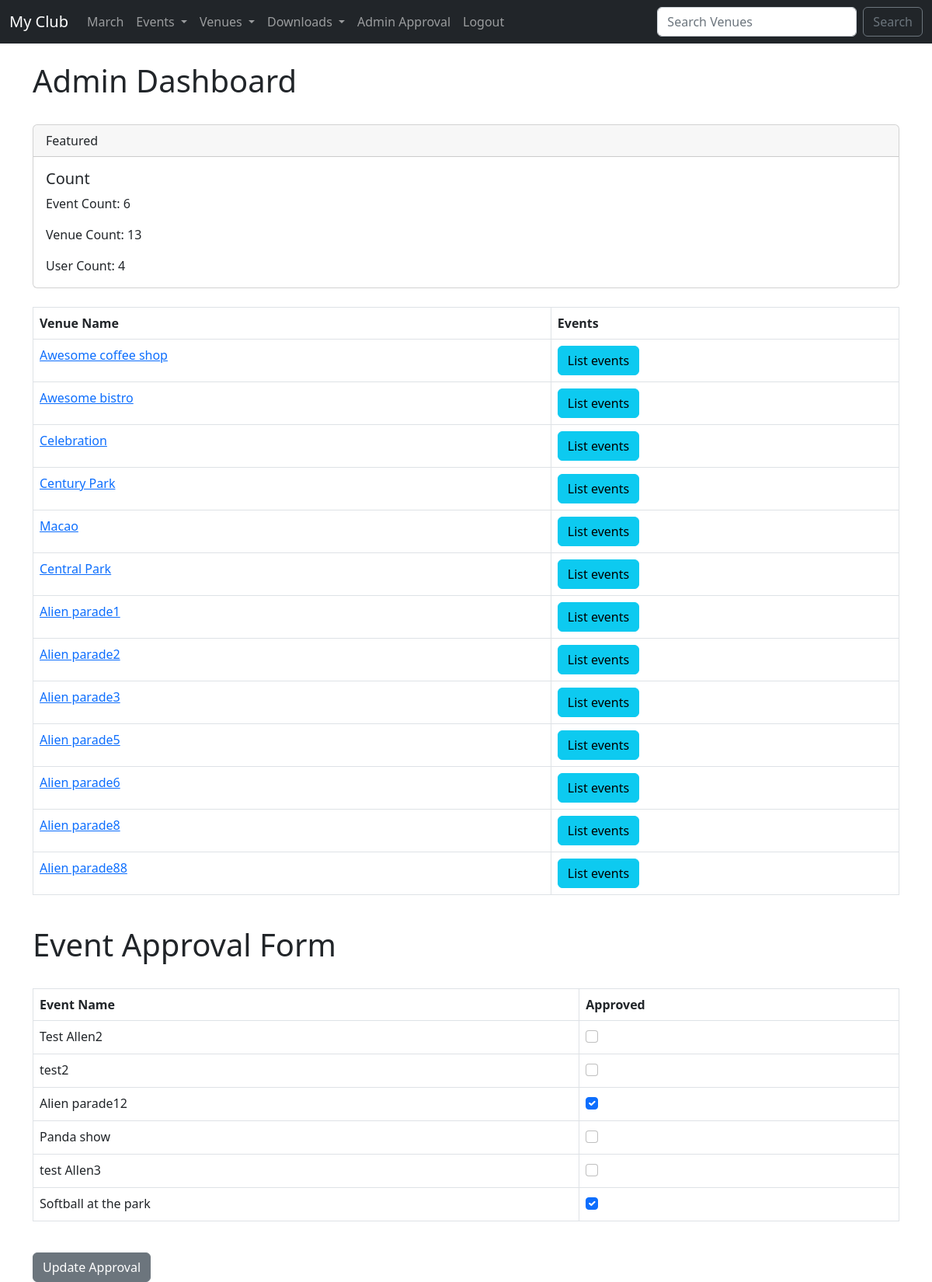
Screenshot of /admin_approval (signed in) with the database file from the repository.
### events/models.py (models this page shows, shortened)
class Venue(models.Model):
    name = models.CharField('Venue Name', max_length=120)
    address = models.CharField(max_length=300)
    zip_code = models.CharField('Zip Code',max_length=15)
    phone = models.CharField('Contact Phone', max_length=25, blank=True)
    web = models.URLField('Website Address', blank=True)
    email_address = models.EmailField('Email Address', blank=True)
    owner = models.IntegerField('Venue owner', blank=False, default=1)
    venue_image = models.ImageField(null=True, blank=True, upload_to='images/')
    def __str__(self):
        return self.name

class Event(models.Model):
    name = models.CharField('Event Name', max_length=120)
    event_date = models.DateTimeField('Event Date')
    venue = models.ForeignKey(Venue, blank=True, null=True, on_delete=models.CASCADE)
    manager = models.ForeignKey(User, blank=True, null=True, on_delete=models.SET_NULL)
    description = models.TextField(blank=True)
    attendees = models.ManyToManyField(MyClubUser, blank=True)
    approved = models.BooleanField('Approved', default=False)

### events/views.py (the view)
# urls.py: path('admin_approval', views.admin_approval, name='admin_approval'),
def admin_approval(request):
    venue_list = Venue.objects.all()
    event_count = Event.objects.all().count()
    venue_count = Venue.objects.all().count()
    user_count = User.objects.all().count()
    event_list = Event.objects.all().order_by('-event_date')
    if request.user.is_superuser:
        if request.method == 'POST':
            id_list = request.POST.getlist('boxes')
            event_list.update(approved=False)
            for i in id_list:
                Event.objects.filter(pk=int(i)).update(approved=True)
            messages.success(request, ('Event Approval Has Been Updated'))
            return redirect('list-events')
        else:
            context = {'event_list': event_list, 'event_count': event_count, 'venue_count': venue_count,
            'user_count': user_count, 'venue_list': venue_list}
            return render(request, 'events/admin_approval.html', context=context)
    else:
        messages.success(request, ('You Are Not Authorized To View This Page'))
        return redirect('home')
    return render(request, 'events/admin_approval.html')

### events/templates/events/admin_approval.html (shortened to what this page needs)
{% extends 'events/base.html' %}
{% block content %}
<h1>Admin Dashboard</h1>
<br>
<div class="card">
    <div class="card-header">
      Featured
    </div>
    <div class="card-body">
      <h5 class="card-title">Count</h5>
      <p class="card-text">Event Count: {{ event_count }}</p>
      <p class="card-text">Venue Count: {{ venue_count }}</p>
      <p class="card-text">User Count: {{ user_count }}</p>
    </div>
  </div>
<br>
<form action="" method="POST">
    <table class="table table-hover table-bordered">
        <thead>
        <tr>
            <th scope="col">Venue Name</th>
            <th scope="col">Events</th>
        </tr>
        </thead>
        <tbody>
        {% for venue in venue_list %}
        <tr>
            <td><a href="{% url 'show-venue' venue.id %}">{{ venue }}</a></td>
            <td>
                <a class="btn btn-info" href="{% url 'venue-events' venue.id %}">List events</a>
            </td>
        </tr>
        {% endfor %}
        </tbody>
    </table>
    <br>
</form>
<h1>Event Approval Form</h1>
<br>
<form action="" method="POST">
    <table class="table table-hover table-bordered">
        <thead>
        <tr>
            <th scope="col">Event Name</th>
            <th scope="col">Approved</th>
        </tr>
        </thead>
        <tbody>
        {% for event in event_list %}
        <tr>
            <td>{{ event.name }}</td>
            <td>
                {% if event.approved %}
                    <div class="form-check">
                        <input id="my-input" class="form-check-input" type="checkbox" checked="checked" name="boxes" value={{ event.id }}>
                    </div>
                {% else %}
                    <div class="form-check">
                        <input id="my-input" class="form-check-input" type="checkbox" value={{ event.id }} name="boxes" >
                    </div>
                {% endif %}
            </td>
        </tr>
        {% endfor %}
        </tbody>
    </table>
    <br>
    <button class="btn btn-secondary" type="submit">Update Approval</button>
</form>
{% endblock %}

### rows the page displays
Venue: name "Awesome coffee shop"
Venue: name "Awesome bistro"
Venue: name "Celebration"
Venue: name "Century Park"
Venue: name "Macao"
Venue: name "Central Park"
Venue: name "Alien parade1"
Venue: name "Alien parade2"
Venue: name "Alien parade3"
Venue: name "Alien parade5"
Venue: name "Alien parade6"
Venue: name "Alien parade8"
Venue: name "Alien parade88"
Event: name "Test Allen2"
Event: name "test2"
Event: name "Alien parade12"
Event: name "Panda show"
Event: name "test Allen3"
Event: name "Softball at the park"

### other values shown
{{ event_count }} "6"
{{ venue_count }} "13"
{{ user_count }} "4"
